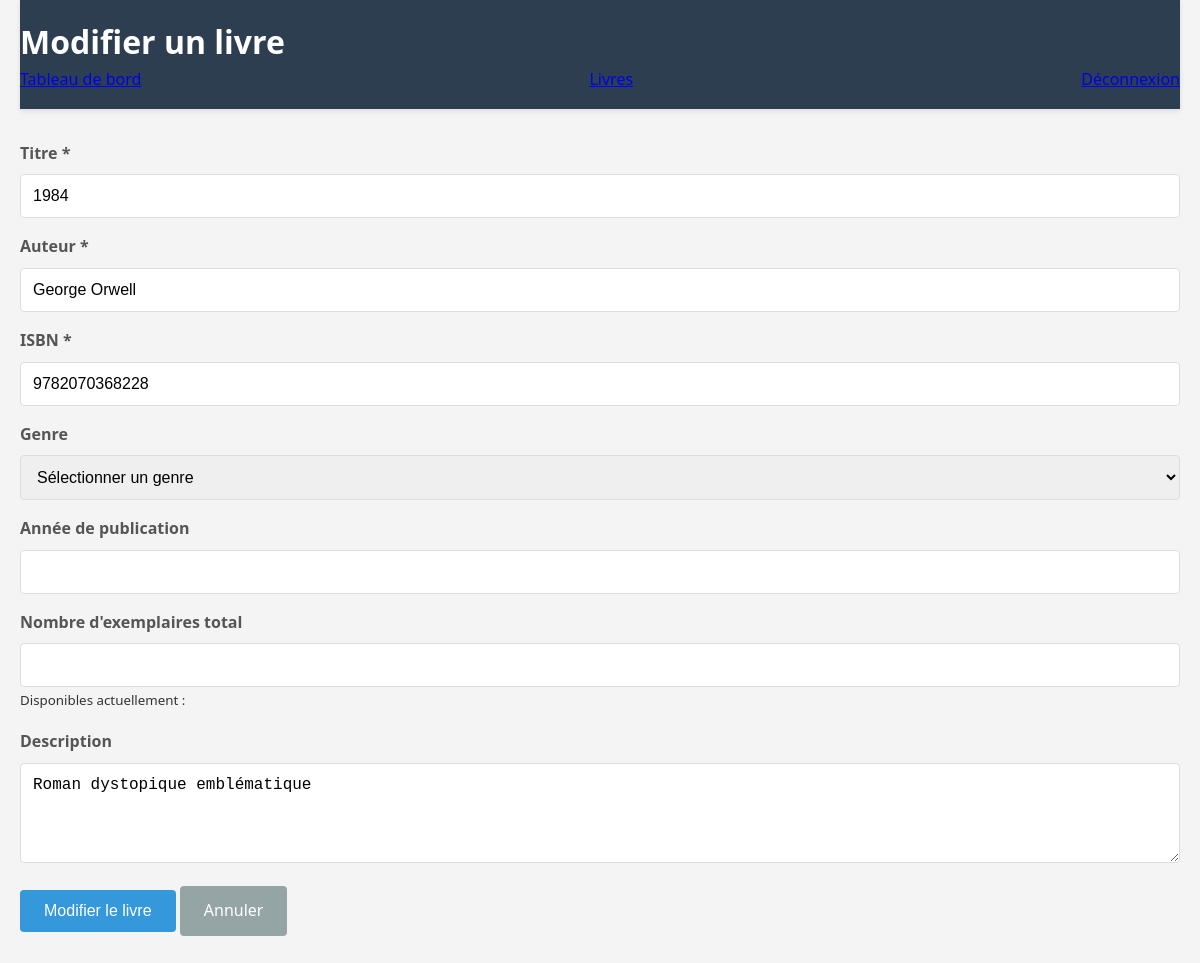
Page /admin/modifier_livre.php?id=2 (signed in) on the committed database.
### tables this page shows
CREATE TABLE `livres` (
  `id` int(11) NOT NULL,
  `titre` varchar(255) NOT NULL,
  `auteur` varchar(255) NOT NULL,
  `isbn` varchar(20) DEFAULT NULL,
  `genre` varchar(100) DEFAULT NULL,
  `description` text DEFAULT NULL,
  `stock_total` int(11) DEFAULT 1,
  `stock_disponible` int(11) DEFAULT 1,
  `image_couverture` varchar(255) DEFAULT NULL,
  `date_ajout` timestamp NOT NULL DEFAULT current_timestamp()
);

### admin/modifier_livre.php (the view, shortened to what this page needs)
<?php
require('../auth.php');
$livre = null;
if (isset($_GET['id'])) {
    $id = (int)$_GET['id'];
    $stmt = $pdo->prepare("SELECT * FROM livres WHERE id = ?");
    $stmt->execute([$id]);
    $livre = $stmt->fetch();
}
?>
<!DOCTYPE html>
<html lang="fr">
<head>
    <link rel="stylesheet" href="css/style.css">
</head>
<body>
    <div class="container">
        <header>
            <h1>Modifier un livre</h1>
            <nav>
                <a href="dashboard.php">Tableau de bord</a>
                <a href="livres.php">Livres</a>
                <a href="logout.php">Déconnexion</a>
            </nav>
        </header>
        <main>
            <?php if ($livre): ?>
                <form method="POST" class="form-livre">
                    <div class="form-group">
                        <label for="titre">Titre *</label>
                        <input type="text" id="titre" name="titre" value="<?= htmlspecialchars($livre['titre']) ?>" required>
                    </div>
                    <div class="form-group">
                        <label for="auteur">Auteur *</label>
                        <input type="text" id="auteur" name="auteur" value="<?= htmlspecialchars($livre['auteur']) ?>" required>
                    </div>
                    <div class="form-group">
                        <label for="isbn">ISBN *</label>
                        <input type="text" id="isbn" name="isbn" value="<?= htmlspecialchars($livre['isbn']) ?>" required>
                    </div>
                    <div class="form-group">
                        <label for="genre">Genre</label>
                        <select id="genre" name="genre">
                            <option value="">Sélectionner un genre</option>
                        </select>
                    </div>
                    <div class="form-group">
                        <label for="annee_publication">Année de publication</label>
                        <input type="number" id="annee_publication" name="annee_publication" value="<?= $livre['annee_publication'] ?>" min="1000" max="<?= date('Y') ?>">
                    </div>
                    <div class="form-group">
                        <label for="exemplaires_total">Nombre d'exemplaires total</label>
                        <input type="number" id="exemplaires_total" name="exemplaires_total" value="<?= $livre['exemplaires_total'] ?>" min="0" required>
                        <small>Disponibles actuellement : <?= $livre['exemplaires_disponibles'] ?></small>
                    </div>
                    <div class="form-group">
                        <label for="description">Description</label>
                        <textarea id="description" name="description" rows="4"><?= htmlspecialchars($livre['description']) ?></textarea>
                    </div>
                    <div class="form-actions">
                        <button type="submit" class="btn btn-primary">Modifier le livre</button>
                        <a href="livres.php" class="btn btn-secondary">Annuler</a>
                    </div>
                </form>
            <?php else: ?>
                <p>Livre non trouvé ou ID manquant.</p>
                <a href="livres.php" class="btn btn-primary">Retour à la liste</a>
            <?php endif; ?>
        </main>
    </div>
</body>
</html>

### CSS/style.css (style rules this page uses)
* { margin: 0; padding: 0; box-sizing: border-box; }
body { font-family: 'Segoe UI', Tahoma, Geneva, Verdana, sans-serif; line-height: 1.6; color: #333; background-color: #f4f4f4; }
.container { max-width: 1200px; margin: 0 auto; padding: 0 20px; }
header { background: #2c3e50; color: white; padding: 1rem 0; box-shadow: 0 2px 5px rgba(0,0,0,0.1); }
nav { display: flex; justify-content: space-between; align-items: center; }
main { padding: 2rem 0; }
.form-group { margin-bottom: 1rem; }
.form-group label { display: block; margin-bottom: 0.5rem; font-weight: bold; color: #555; }
.form-group input, .form-group textarea, .form-group select { width: 100%; padding: 0.75rem; border: 1px solid #ddd; border-radius: 4px; font-size: 1rem; }
.form-group textarea { resize: vertical; min-height: 100px; }
.btn { display: inline-block; padding: 0.75rem 1.5rem; border: none; border-radius: 4px; cursor: pointer; text-decoration: none; font-size: 1rem; transition: background-color 0.3s; }
.btn-primary { background-color: #3498db; color: white; }
.btn-secondary { background-color: #95a5a6; color: white; }

### rows in the picture
livres: titre "1984", auteur "George Orwell", isbn "9782070368228", description "Roman dystopique emblématique"
